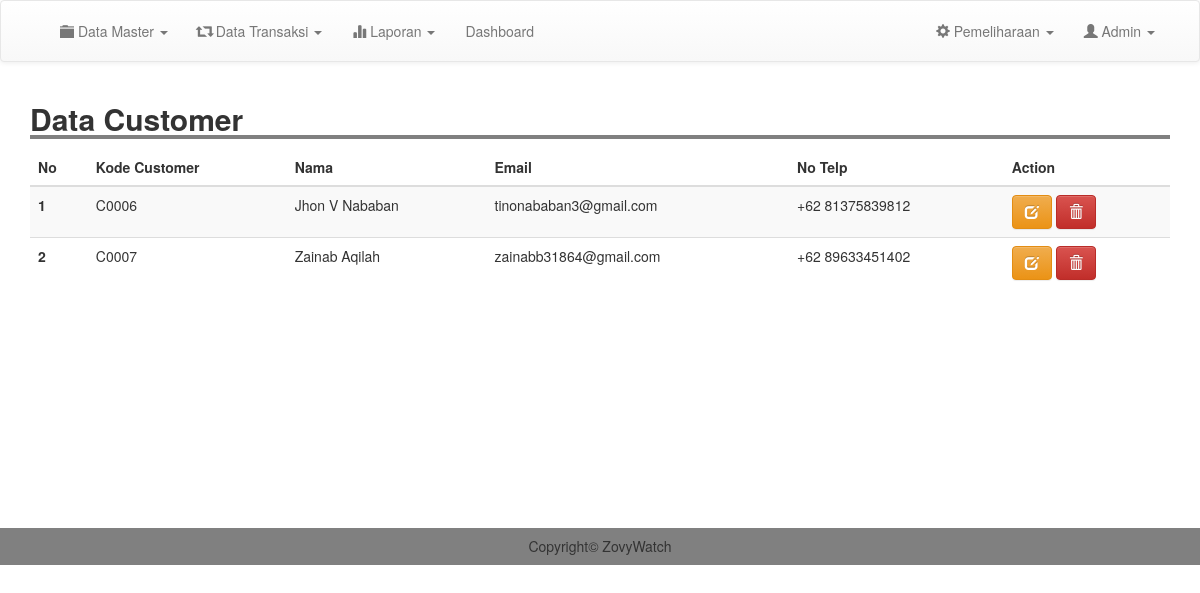
The app's page /admin/m_customer.php (signed in) with its own data.
### tables this page shows
CREATE TABLE `customer` (
  `kode_customer` varchar(100) NOT NULL,
  `nama` varchar(100) NOT NULL,
  `email` varchar(100) NOT NULL,
  `username` varchar(100) NOT NULL,
  `password` varchar(100) NOT NULL,
  `telp` varchar(200) NOT NULL
);

### admin/m_customer.php (the view, shortened to what this page needs)
<?php
include 'header.php';
?>
<div class="container">
    <h2 style="width: 100%; border-bottom: 4px solid gray"><b>Data Customer</b></h2>
    <table class="table table-striped">
        <thead>
            <tr>
                <th scope="col">No</th>
                <th scope="col">Kode Customer</th>
                <th scope="col">Nama</th>
                <th scope="col">Email</th>
                <th scope="col">No Telp</th>
                <th scope="col">Action</th>
            </tr>
        </thead>
        <tbody>
            <?php
            $result = mysqli_query($conn, "SELECT * FROM customer ORDER BY kode_customer ASC");
            $no = 1;
            while ($row = mysqli_fetch_assoc($result)) {
                ?>
                <tr>
                    <th scope="row"><?php echo $no; ?></th>
                    <td><?= $row['kode_customer']; ?></td>
                    <td><?= $row['nama']; ?></td>
                    <td><?= $row['email']; ?></td>
                    <td><?= $row['telp']; ?></td>
                    <td>
                        <button class="btn btn-warning" data-toggle="modal" data-target="#editModal"
                                data-kode_customer="<?= $row['kode_customer']; ?>"
                                data-nama="<?= $row['nama']; ?>"
                                data-email="<?= $row['email']; ?>"
                                data-telp="<?= $row['telp']; ?>">
                            <i class="glyphicon glyphicon-edit"></i>
                        </button>
                        <a href="m_customer.php?kode=<?php echo $row['kode_customer']; ?>&page=del" class="btn btn-danger" onclick="return confirm('Yakin Ingin Menghapus Data?')"><i class="glyphicon glyphicon-trash"></i></a>
                    </td>
                </tr>
                <?php
                $no++;
            }
            ?>
        </tbody>
    </table>
</div>
<br>
<br>
<br>
<br>
<br>
<br>
<br>
<br>
<br>
<br>
<br>
<?php
include 'footer.php';
?>

### css/style.css (style rules this page uses)
body { margin:0; padding: 0; }

### records on screen
customer: kode_customer "C0006", nama "Jhon V Nababan", email "tinonababan3@gmail.com", telp "+62 81375839812"
customer: kode_customer "C0007", nama "Zainab Aqilah", email "zainabb31864@gmail.com", telp "+62 89633451402"
